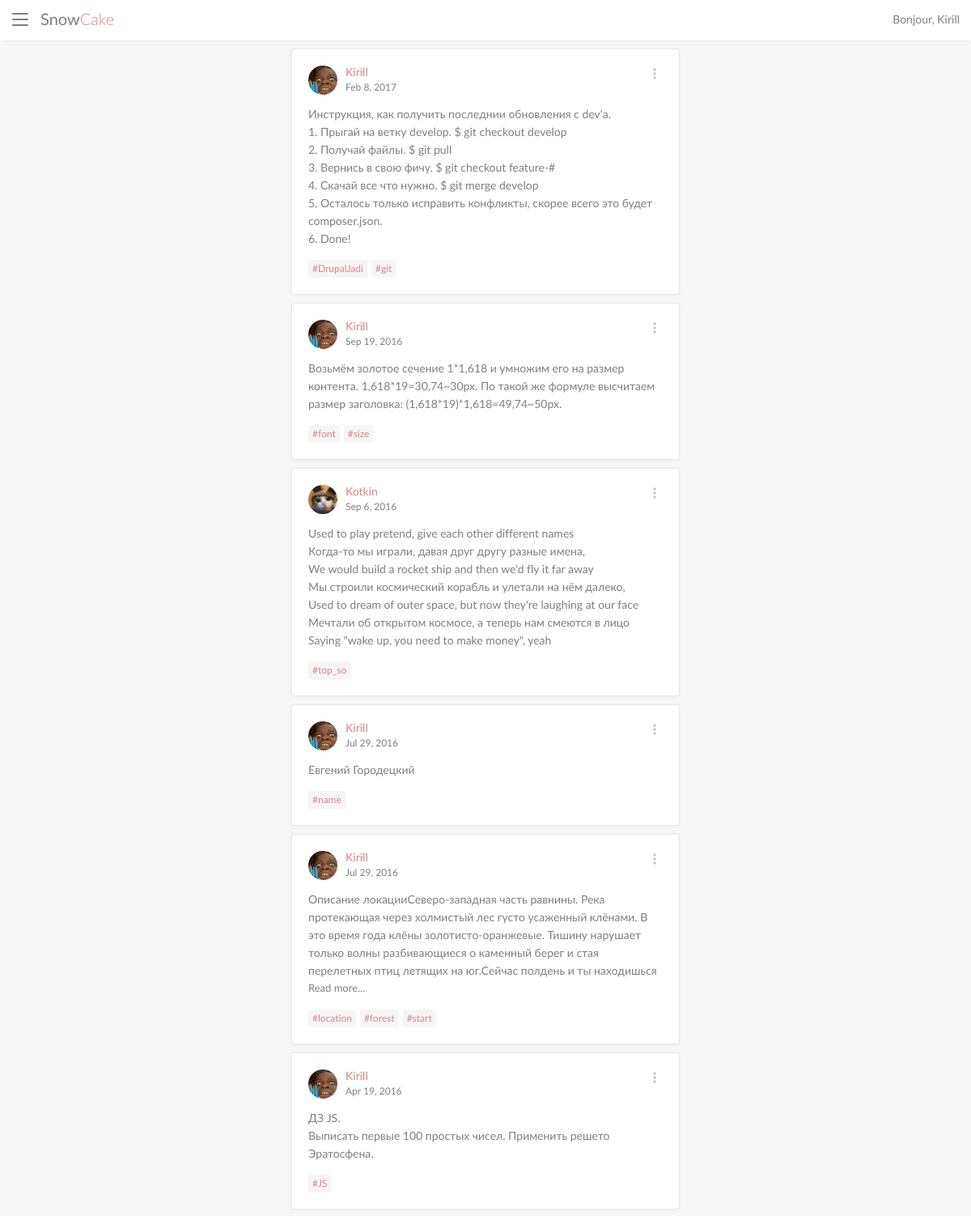
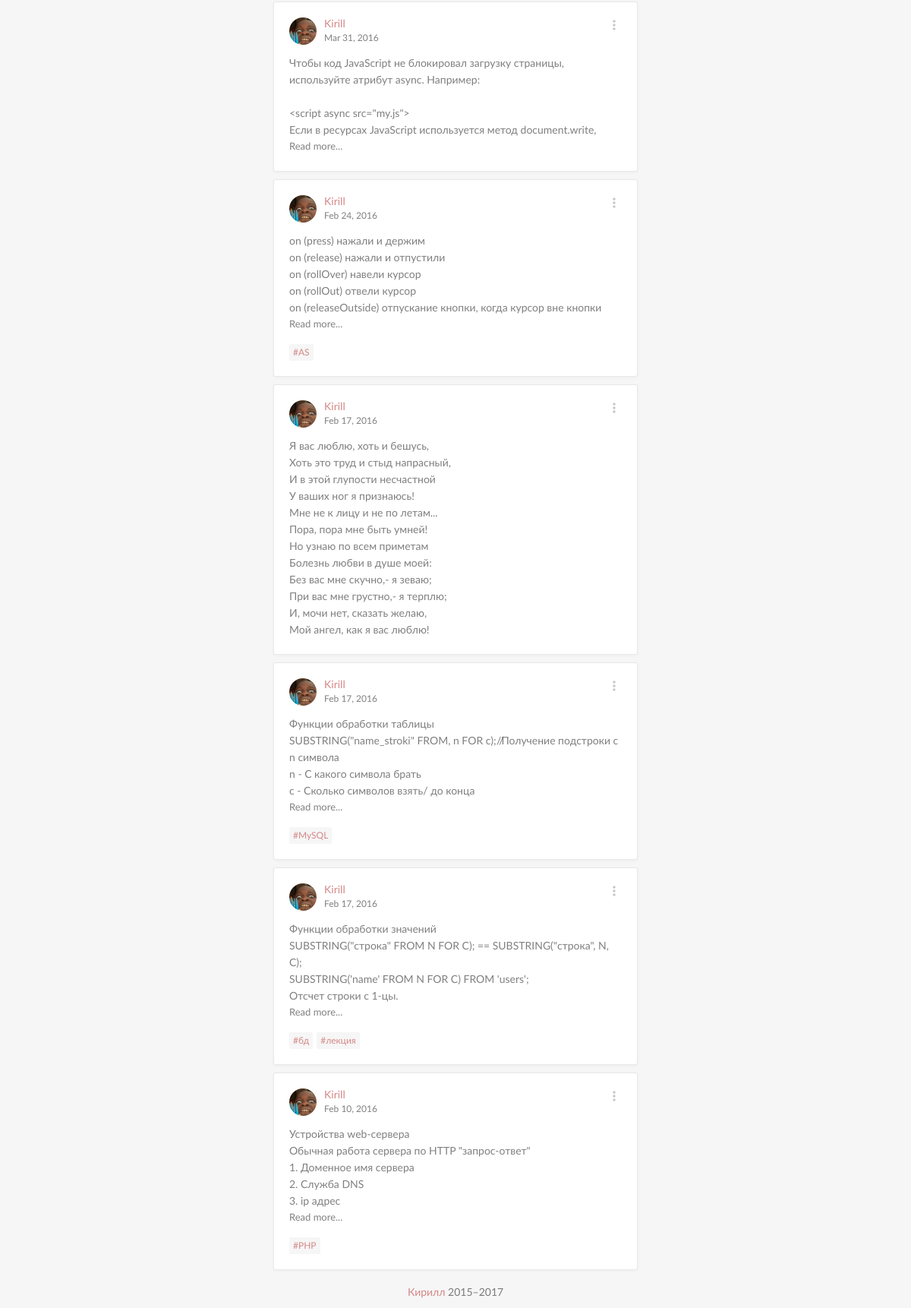
The page /blog (signed in) on the database its author committed (2 pictures, top to bottom).
### tables this page shows
CREATE TABLE IF NOT EXISTS `posts` (
`id` int(10) unsigned NOT NULL,
  `author` int(4) NOT NULL DEFAULT '1',
  `text` text NOT NULL,
  `subject` int(1) NOT NULL DEFAULT '4',
  `tags` varchar(255) DEFAULT NULL,
  `date` timestamp NULL DEFAULT NULL,
  `del` tinyint(1) DEFAULT '0',
  `del_at` timestamp NULL DEFAULT NULL
);

### view/post.tpl.php (the view, shortened to what this page needs)
<div class="wrap-post">
    <div class="post">
        <?php if (l()): ?>
            <div class="buttons" data-id="<?php echo $post['id']; ?>">
                <div class="icon more switch"></div>
            </div>
        <?php endif; ?>
        <div class="post-header">
            <div class="post-header-user">
                <div class="post-user-img">
                    <img src="/source/user/<?php echo $post['img']; ?>">
                </div>
                <div class="post-user-name"><?php echo $post['name']; ?></div>
                <div class="post-date"><?php echo $post['date']; ?></div>
            </div>
        </div>
        <article class="<?php if ($textLong): ?>pre<?php endif; ?>"><?php echo $post['text']; ?></article>
        <?php if ($textLong): ?>
            <div class="yet">Read more...</div>
        <?php endif; ?>
        <?php echo getHashtags($post['tags']) ?>
    </div>
</div>

### blog.php (shortened to what this page needs)
<?php
$pages = 1;
for ($i = 1; $i <= $pages; $i++) {
    echo showMessages($i);
}

### method/main.php (shortened to what this page needs)
<?php
function l()
{
    return (isset($_SESSION['user']['auth']) && $_SESSION['user']['auth'] === true) ? true : false;
}
function getHashtags($text)
{
    $str = '';
    if ($text != '') {
        $str = '<div class="tags">';
        $words = explode(' ', $text);
        foreach ($words as $element) {
            if ($element != "") {
                $element = mb_substr($element, 1);
                $url = urldecode($element);
                $str .= '<a href="?tag=' . $url . '">#' . $element . '</a>';
            }
        }
        $str .= '</div>';
    }
    return $str;
}
function getPost($post)
{
    include('connect_db.php');
    $textLong = (strlen($post['text']) > 600) ? true : false;
    $stm = $db->prepare('SELECT * FROM `users` WHERE `id` = :author  LIMIT 1');
    $stm->execute([':author' => $post['author']]);
    $data = $stm->fetchAll();
    $post['name'] = $data[0]['name'];
    $post['img'] = $data[0]['img'];
    $unixTime = strtotime($post['date']);
    $date = date('M j, Y', $unixTime);
    $dateNow = date('M j, Y');
    $dateYesterday = date('M j, Y', strtotime("yesterday"));
    $post['date'] = $date;
    include($_SERVER['DOCUMENT_ROOT'] . '/view/post.tpl.php');
    $post = ob_get_contents();
    return $post;
}
function showMessages($nowPage = 1)
{
    include('connect_db.php');
    $statement = $db->query('SELECT COUNT(*) FROM `posts` WHERE `del` = 0');
    $rel = $statement->fetch();
    $countPosts = $rel[0];
    $post_count = 12;
    $str = '';
    $now = $nowPage * 12 - 12;
    $stm = $db->prepare('SELECT * FROM `posts` WHERE `del` = 0 ORDER BY `id` DESC LIMIT :min, :max');
    $stm->bindValue(':min', $now, PDO::PARAM_INT);
    $stm->bindValue(':max', $post_count, PDO::PARAM_INT);
    $stm->execute();
    $data = $stm->fetchAll();
    foreach ($data as $post) {
        $str .= getPost($post);
    }
    return $str;
}

### css/main.css (style rules this page uses)
html { background-color: #f6f6f6; height: 100%; }
body { margin: 0; font: 14px/22px 'LatoRegular', sans-serif; color: rgba(0, 0, 0, .5); height: 100%; -webkit-font-smoothing: antialiased; }
* { outline: none; }
.wrap-post { box-shadow: 0 1px 4px rgba(0, 0, 0, .04); border: 1px solid rgba(0, 0, 0, .09); border-radius: 3px; padding: 20px; background: white; margin: 0 0 10px 0; box-sizing: border-box; opacity: 1; }
.post { position: relative; }
.buttons { position: absolute; top: -4px; right: -4px; height: 2em; border-radius: 2px; }
.post-header { margin-bottom: 14px; height: 36px; }
.post-header .post-user-img { float: left; width: 36px; height: 36px; border-radius: 100%; margin-right: 10px; overflow: hidden; }
.post-header .post-user-img img { width: 100%; height: 100%; }
.post-header .post-user-name { font-size: 14px; line-height: 18px; color: #D58787; }
.post-header .post-date { font: 12px/18px 'LatoRegular', sans-serif; }
.icon { width: 2em; height: 2em; cursor: pointer; float: left; }
.switch, .view, .update, .delete { background-size: 20px; background-repeat: no-repeat; background-position: 50% 50%; }
.more { background-image: url(../img/more.svg); }
.tags { margin: 1em 0 0 0; }
.tags a { text-decoration: none; margin-right: 5px; font-size: 12px; color: #D58787; display: inline-block; background: #f6f6f6; padding: 0 5px; border-radius: 2px; }
.post article { overflow-wrap: break-word; white-space: pre-line; width: 100%; }
.pre { height: 110px; overflow: hidden; }
.yet { cursor: pointer; font-size: 13px; color: rgba(0, 0, 0, .5); }

### rows shown on the page
posts: text "Инструкция, как получить последнии обновления с dev'а. 1. Прыгай на ветку develop. $ git checkout develop 2. Получай файлы. $ git pull 3. Вернись в свою фичу. $ git checkout feature-# 4. Скачай все что нужно. $ git merge develop 5. Осталось только исправить конфликты, скорее всего это будет composer.json. 6. Done!", tags "DrupalJadi", tags "git"
posts: text "Возьмём золотое сечение 1*1,618 и умножим его на размер контента. 1,618*19=30,74~30px. По такой же формуле высчитаем размер заголовка: (1,618*19)*1,618=49,74~50px.", tags "font", tags "size"
posts: text "Used to play pretend, give each other different names Когда-то мы играли, давая друг другу разные имена, We would build a rocket ship and then we'd fly it far away Мы строили космический корабль и улетали на нём далеко, Used to dream of outer space, but now they're laughing at our face Мечтали об открытом космосе, а теперь нам смеются в лицо Saying \"wake up, you need to make money\", yeah", tags "top_so"
posts: text "Евгений Городецкий", tags "name"
posts: text "Описание локацииСеверо-западная часть равнины. Река протекающая через холмистый лес густо усаженный клёнами. В это время года клёны золотисто-оранжевые. Тишину нарушает только волны разбивающиеся о каменный берег и стая перелетных птиц летящих на юг.Сейчас полдень и ты находишься…", tags "location", tags "forest", tags "start"
posts: text "ДЗ JS. Выписать первые 100 простых чисел. Применить решето Эратосфена.", tags "JS"
posts: text "Чтобы код JavaScript не блокировал загрузку страницы, используйте атрибут async. Например: <script async src=\"my.js\"> Если в ресурсах JavaScript используется метод document.write,…"
posts: text "on (press) нажали и держим on (release) нажали и отпустили on (rollOver) навели курсор on (rollOut) отвели курсор on (releaseOutside) отпускание кнопки, когда курсор вне кнопки…", tags "AS"
posts: text "Я вас люблю, хоть и бешусь, Хоть это труд и стыд напрасный, И в этой глупости несчастной У ваших ног я признаюсь! Мне не к лицу и не по летам... Пора, пора мне быть умней! Но узнаю по всем приметам Болезнь любви в душе моей: Без вас мне скучно,- я зеваю; При вас мне грустно,- я терплю; И, мочи нет, сказать желаю, Мой ангел, как я вас люблю!"
posts: text "Функции обработки таблицы SUBSTRING(\"name_stroki\" FROM, n FOR c); //Получение подстроки с n символа n - С какого символа брать c - Сколько символов взять/ до конца…", tags "MySQL"
posts: text "Функции обработки значений SUBSTRING(\"строка\" FROM N FOR C); == SUBSTRING(\"строка\", N, C); SUBSTRING('name' FROM N FOR C) FROM 'users'; Отсчет строки с 1-цы.…", tags "бд", tags "лекция"
posts: text "Устройства web-сервера Обычная работа сервера по HTTP \"запрос-ответ\" 1. Доменное имя сервера 2. Служба DNS 3. ip адрес…", tags "PHP"

### other values the page prints
$_SESSION['user']['name'] "Kirill"
$post['name'] "Kirill Kirill Kotkin Kirill Kirill Kirill Kirill Kirill Kirill Kirill Kirill Kirill"
$post['date'] "Feb 8, 2017 Sep 19, 2016 Sep 6, 2016 Jul 29, 2016 Jul 29, 2016 Apr 19, 2016 Mar 31, 2016 Feb 24, 2016 Feb 17, 2016 Feb 17, 2016 Feb 17, 2016 Feb 10, 2016"
